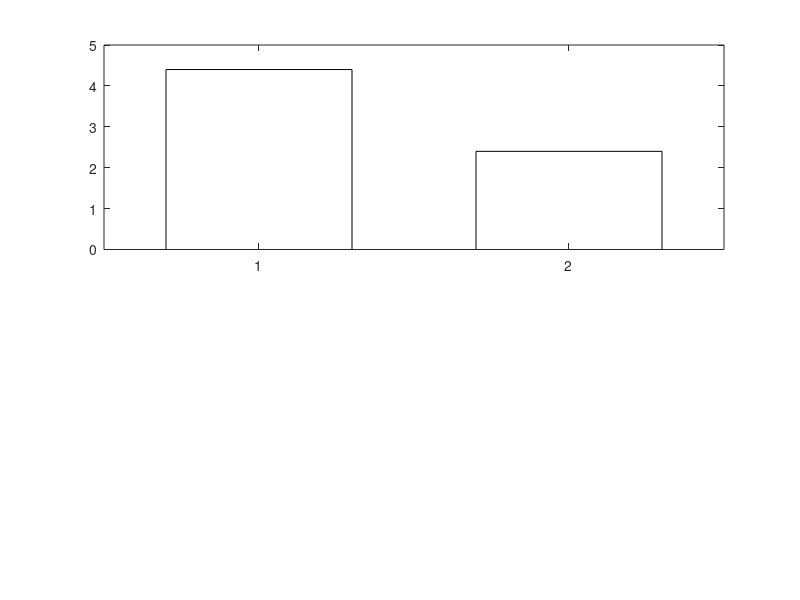

Recreate this plot in MATLAB. (Note: this script raises an error after producing the figure.)
% =========================================================================
% PROJECT: LOCK & RELEASE - TEST 3 BAR CHART GENERATOR
% AUTHOR: Julien DUBUC
% =========================================================================
clear; clc; close all;

%% 1. DONNÉES DU TEST 3
% Moyennes calculées manuellement à partir de tes données
force_means = [4.4, 2.4]; % [Compliant, R&P] moyenne force (N)
force_std   = [1.14, 0.55]; % Écart-types calculés

current_means = [179.6, 186.8]; % Moyenne courant (mA)
current_std   = [13.6, 38.6]; % Écart-types calculés

%% 2. CRÉATION DU GRAPHIQUE (Force de maintien)
figure('Color', [1 1 1], 'Position', [100, 100, 700, 500]);

% --- Figure 1: Force de maintien ---
subplot(2,1,1);
b1 = bar([1, 2], force_means, 0.6, 'FaceColor', 'flat');
b1.CData(1,:) = [0 0.447 0.741]; % Bleu pour Compliant
b1.CData(2,:) = [0.85 0.325 0.098]; % Rouge pour R&P
hold on;
errorbar([1, 2], force_means, force_std, 'k', 'linestyle', 'none', 'LineWidth', 1.5);
ylabel('Force (N)');
set(gca, 'XTickLabel', {'Compliant', 'Rack & Pinion'});
title('Maximum Passive Pull-out Force (0W)');
grid on;

% --- Figure 2: Courant de déverrouillage ---
subplot(2,1,2);
b2 = bar([1, 2], current_means, 0.6, 'FaceColor', 'flat');
b2.CData(1,:) = [0 0.447 0.741];
b2.CData(2,:) = [0.85 0.325 0.098];
hold on;
errorbar([1, 2], current_means, current_std, 'k', 'linestyle', 'none', 'LineWidth', 1.5);
ylabel('Current (mA)');
set(gca, 'XTickLabel', {'Compliant', 'Rack & Pinion'});
title('Peak Unlocking Current');
grid on;
